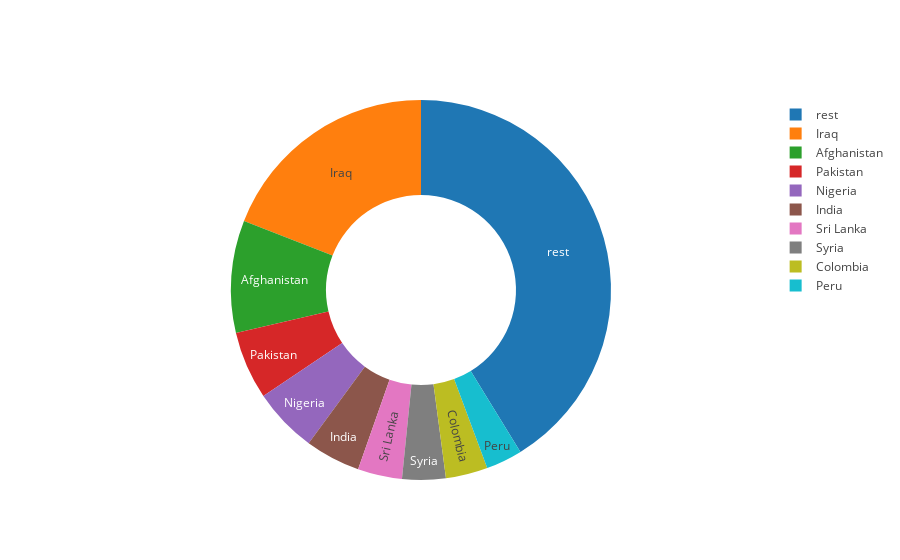

The code cell stored with this chart in its notebook:
### Code cell
#Thomas Donut chart


kills_per_country = df.groupby("country_txt").sum()

number_of_counties = 9
top = kills_per_country.sort_values('nkill',ascending=0).head(number_of_counties)
bottom = np.sum(kills_per_country.sort_values('nkill',ascending=0)[number_of_counties:]["nkill"])
print(bottom)




# countries = set(df["country_txt"])

# kills_per_country = {country:np.sum(df[df["country_txt"] == country]["nkill"]) for country in countries}


# countries = df.sort_values('nkill').head(10)["country_txt"]
# # countries

labels = list(top.index.get_level_values(0))
values = list(top["nkill"])

labels.append("rest")
values.append(bottom)


sliders = [dict(
    active = 10,
    currentvalue = {"prefix": "Frequency: "},
    pad = {"t": 50},
#     steps = steps
)]

layout = dict(sliders=sliders)

trace = go.Pie(labels=labels, values=values, hole=0.5, textinfo='label')

iplot([trace])

### Figure 1 — Plotly figure (JSON) as saved in the notebook; plotly's stock layout.template omitted (floating-point values rounded to 4 significant figures)
{"data": [{"hole": 0.5, "labels": ["Iraq", "Afghanistan", "Pakistan", "Nigeria", "India", "Sri Lanka", "Syria", "Colombia", "Peru", "rest"], "textinfo": "label", "type": "pie", "uid": "6d02c415-f0dd-432c-9bb0-16a768d87999", "values": [78589, 39384, 23822, 22682, 19341, 15530, 15229, 14698, 12771, 169822]}], "layout": {}}
